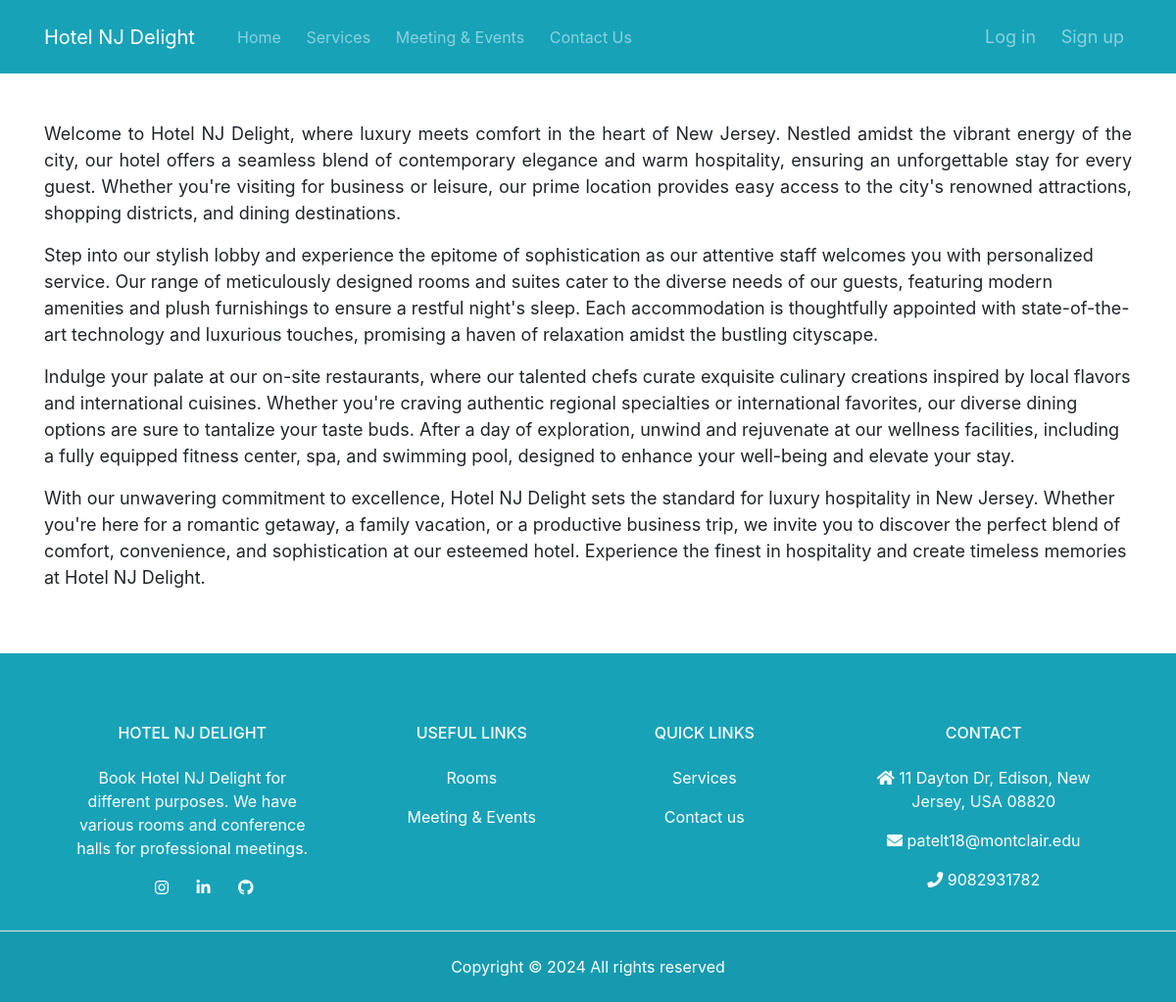
Before: / with the older database file.
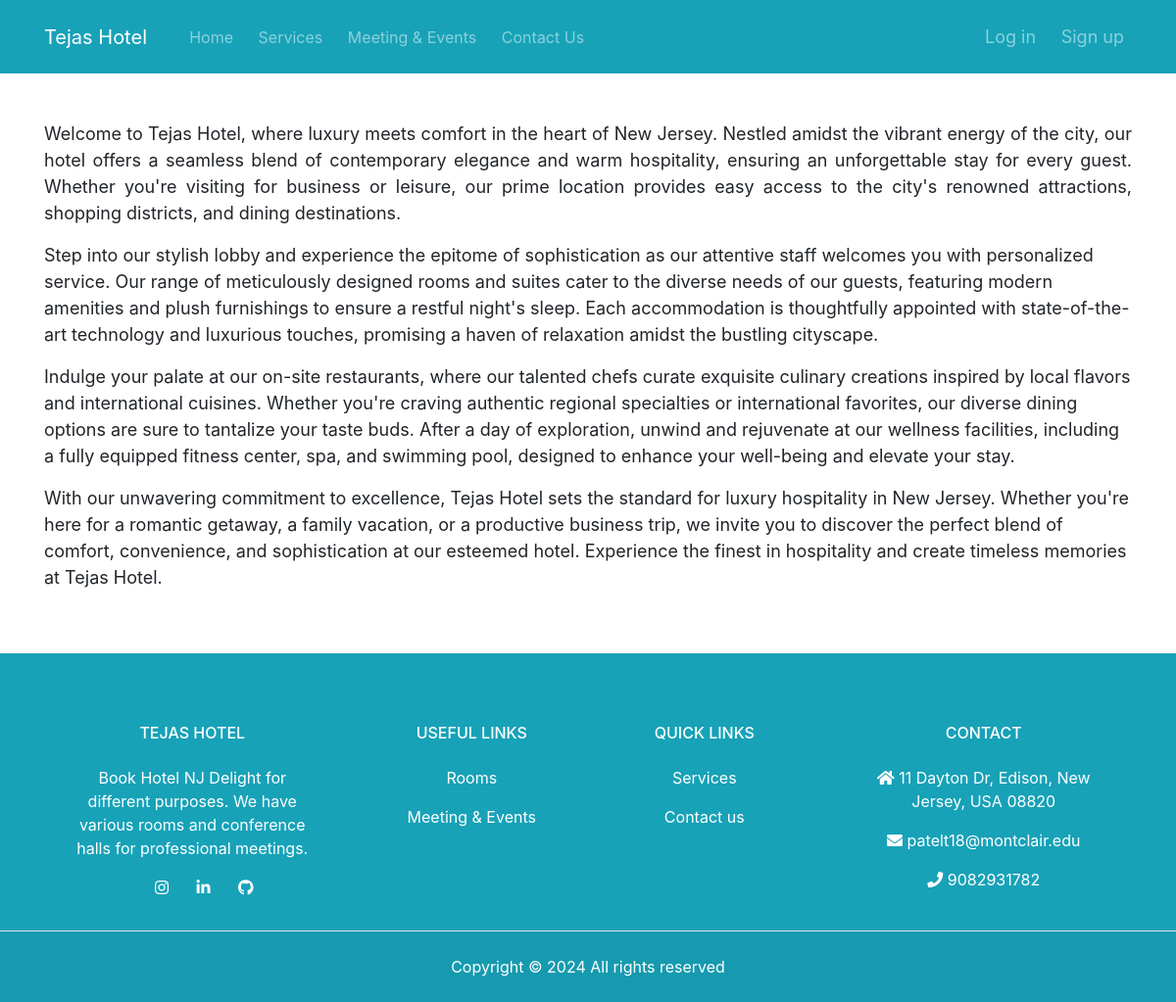
After: the same page with the newer database file.
### tables this page shows
CREATE TABLE `general_settings` (
  `ID` bigint(10) NOT NULL,
  `Name` text NOT NULL,
  `Address_line1` text NOT NULL,
  `Address_line2` text NOT NULL,
  `City` varchar(10) NOT NULL,
  `State` varchar(10) NOT NULL,
  `Country` varchar(10) NOT NULL,
  `Zip_code` varchar(6) NOT NULL,
  `Email` text NOT NULL,
  `Phone_number` bigint(10) NOT NULL,
  `Telephone_number` varchar(10) NOT NULL,
  `Description` text NOT NULL
);

### include/general.php (called while the page is built)
<?php
$SQL = "SELECT * FROM general_settings";
$query = mysqli_query($con, $SQL);
$general_setting = mysqli_fetch_assoc($query);
?>

### index.php (the view)
<?php include('include/header.php') ?>
<section class="py-5 white-section" id="introduction">
    <div class="container">
        <font size="4">
            <p class="text-justify">
                Welcome to
                <?php echo $general_setting['Name'] ?>, where luxury meets comfort in the heart of
                <?php echo $general_setting['State'] ?>. Nestled amidst the vibrant energy of the city, our hotel offers
                a
                seamless blend of contemporary elegance and warm hospitality, ensuring an unforgettable stay for every
                guest. Whether you're visiting for business or leisure, our prime location provides easy access to the
                city's renowned attractions, shopping districts, and dining destinations.
            </p>
            <p>
                Step into our stylish lobby and experience the epitome of sophistication as our attentive staff welcomes
                you
                with personalized service. Our range of meticulously designed rooms and suites cater to the diverse
                needs of
                our guests, featuring modern amenities and plush furnishings to ensure a restful night's sleep. Each
                accommodation is thoughtfully appointed with state-of-the-art technology and luxurious touches,
                promising a
                haven of relaxation amidst the bustling cityscape.
            </p>
            <p>
                Indulge your palate at our on-site restaurants, where our talented chefs curate exquisite culinary
                creations
                inspired by local flavors and international cuisines. Whether you're craving authentic regional
                specialties
                or international favorites, our diverse dining options are sure to tantalize your taste buds. After a
                day of
                exploration, unwind and rejuvenate at our wellness facilities, including a fully equipped fitness
                center,
                spa, and swimming pool, designed to enhance your well-being and elevate your stay.
            </p>
            <p>
                With our unwavering commitment to excellence,
                <?php echo $general_setting['Name'] ?> sets the standard for luxury hospitality in
                <?php echo $general_setting['State'] ?>. Whether you're here for a romantic getaway, a family vacation,
                or a
                productive business trip, we invite you to discover the perfect blend of comfort, convenience, and
                sophistication at our esteemed hotel. Experience the finest in hospitality and create timeless memories
                at
                <?php echo $general_setting['Name'] ?>.
            </p>
        </font>
    </div>
</section>
<?php include('include/footer.php') ?>

### include/header.php (shortened to what this page needs)
<!DOCTYPE html>
<html lang="en">
<head>
  <link rel="stylesheet" href="https://pro.fontawesome.com/releases/v5.10.0/css/all.css"/>
<link rel="stylesheet" href="https://maxcdn.bootstrapcdn.com/font-awesome/4.7.0/css/font-awesome.min.css">
<link rel="stylesheet" href="assets/css/bootstrap.min.css">
<link rel="stylesheet" href="assets/css/style.css">
<link rel="stylesheet" href="assets/css/form_style.css">
</head>
<body>
<?php
include('functions.php');
include('general.php');
  if(isset($user_details['FirstName'])){
  ?>
   <nav id="navbar_top" class="navbar navbar-expand-lg navbar-dark bg-dark" >
    <div class="container">
      <a class="navbar-brand " href="index.php"> <?php echo $general_setting['Name'] ?></a>
      <button class="navbar-toggler" type="button" data-toggle="collapse" data-target="#navbarResponsive" aria-controls="navbarResponsive" aria-expanded="false" aria-label="Toggle navigation">
            <span class="navbar-toggler-icon"></span>
          </button>
      <div class="collapse navbar-collapse" id="navbarResponsive">
        <ul class="navbar-nav">
          <li class="nav-item">
            <a class="nav-link"  href="index.php">Home</a>
          </li>
          <li class="nav-item">
            <a class="nav-link" href="service.php">Services</a>
          </li>
            <li class="nav-item dropdown">
          <a class="nav-link dropdown-toggle" href="#" id="navbarDropdownMenuLink" role="button" data-toggle="dropdown" aria-haspopup="true" aria-expanded="false">
            Booking
          </a>
          <div class="dropdown-menu" aria-labelledby="navbarDropdownMenuLink">
            <a class="dropdown-item" href="client/room.php">Rooms</a>
            <a class="dropdown-item" href="client/event.php">Events</a>
            <a class="dropdown-item" href="client/mybooking.php">My Bookings</a>
          </div>
          </li>
          <li class="nav-item">
            <a class="nav-link" href="events.php">Meeting & Events</a>
          </li>
          <li class="nav-item">
            <a class="nav-link" href="contact.php">Contact Us</a>
          </li>
          </ul >
        <ul class="navbar-nav ml-auto">
        <li class="nav-item dropdown">
        <a class="nav-link dropdown-toggle" href="#" id="navbarDropdownMenuLink"data-toggle="dropdown" aria-haspopup="true" aria-expanded="false">
          <?php echo $user_details['FirstName']; ?>
        </a>
        <div class="dropdown-menu" aria-labelledby="navbarDropdownMenuLink">
          <a class="dropdown-item" href="client/account.php">Edit Profile</a>
          <a class="dropdown-item" href="destroy.php">Log Out</a>
        </div>
      </li>
        </ul>
      </div>
    </div>
  </nav>
 <?php } else{ ?>
<nav id="navbar_top" class="navbar navbar-expand-lg navbar-dark bg-dark" >
    <div class="container">
      <a class="navbar-brand " href="index.php"> <?php echo $general_setting['Name'] ?></a>
      <div class="collapse navbar-collapse" id="navbarResponsive">
        <ul class="navbar-nav">
          <li class="nav-item">
            <a class="nav-link"  href="index.php">Home</a>
          </li>
          <li class="nav-item">
            <a class="nav-link" href="service.php">Services</a>
          </li>
          <li class="nav-item">
            <a class="nav-link" href="events.php">Meeting & Events</a>
          </li>
          <li class="nav-item">
            <a class="nav-link" href="contact.php">Contact Us</a>
          </li>
          </ul >
          <ul class="navbar-nav ml-auto">
           <li class="nav-item">
            <a class="nav-link " style="font-size: 18px !important;" href="login.php">Log in</a>
          </li>
           <li class="nav-item">
            <a class="nav-link" style="font-size: 18px !important;" href="signup.php">Sign up</a>
          </li>
        </ul>
      </div>
    </div>
  </nav>
 <?php } ?>

### include/footer.php (shortened to what this page needs)
<section id="footer">
  <footer class="text-center text-lg-start bg-dark text-white">
    <section class="d-flex justify-content-center justify-content-lg-between p-2 border-bottom">
      <div class="container text-center text-md-start mt-5">
        <div class="row mt-3">
          <div class="col-md-3 col-lg-4 col-xl-3 mx-auto mb-4">
            <h6 class="text-uppercase fw-bold mb-4">
              <?php echo $general_setting['Name'] ?>
            </h6>
            <p>
              <?php echo $general_setting['Description'] ?>
            </p>
            <div>
              <a href="https://instagram.com/tejaspatel9396" class="ml-4 text-reset">
                <i class="fab fa-instagram"></i>
              </a>
              <a href="https://www.linkedin.com/in/tejaspatel9396" class="ml-4 text-reset">
                <i class="fab fa-linkedin"></i>
              </a>
              <a href="https://github.com/TejasPatel007" class="ml-4 text-reset">
                <i class="fab fa-github"></i>
              </a>
            </div>
          </div>
          <div class="col-md-2 col-lg-2 col-xl-2 mx-auto mb-4">
            <h6 class="text-uppercase fw-bold mb-4">
              Useful Links
            </h6>
            <p>
              <a href="client/room.php" class="text-reset">Rooms</a>
            </p>
            <p>
              <a href="events.php" class="text-reset">Meeting & Events</a>
            </p>
          </div>
          <div class="col-md-3 col-lg-2 col-xl-2 mx-auto mb-4">
            <h6 class="text-uppercase fw-bold mb-4">
              Quick links
            </h6>
            <p>
              <a href="service.php" class="text-reset">Services</a>
            </p>
            <p>
              <a href="contact.php" class="text-reset">Contact us</a>
            </p>
          </div>
          <div class="col-md-4 col-lg-3 col-xl-3 mx-auto mb-md-0 mb-4">
            <h6 class="text-uppercase fw-bold mb-4">
              Contact
            </h6>
            <p><i class="fas fa-home me-3"></i>
              <a style="color: #ffffff; text-decoration: none;"
                href="http://maps.google.com/?q=<?php echo $general_setting['Address_line1'] ?>, <?php echo $general_setting['City'] ?>, <?php echo $general_setting['State'] ?>, <?php echo $general_setting['Country'] ?> <?php echo $general_setting['Zip_code'] ?>">
                <?php echo $general_setting['Address_line1'] ?>,
                <?php echo $general_setting['City'] ?>,
                <?php echo $general_setting['State'] ?>,
                <?php echo $general_setting['Country'] ?>
                <?php echo $general_setting['Zip_code'] ?>
              </a>
            </p>
            <p>
              <i class="fas fa-envelope me-3"></i>
              <a style="color: #ffffff; text-decoration: none;" href="mailto:<?php echo $general_setting['Email'] ?>">
                <?php echo $general_setting['Email'] ?>
              </a>
            </p>
            <p><i class="fas fa-phone me-3"></i>
              <a style="color: #ffffff; text-decoration: none;"
                href="tel:<?php echo $general_setting['Phone_number'] ?>">
                <?php echo $general_setting['Phone_number'] ?>
              </a>
            </p>
          </div>
        </div>
      </div>
    </section>
    <div class="text-center p-4" style="background-color: rgba(0, 0, 0, 0.05);">
      Copyright &copy;
      <script>document.write(new Date().getFullYear());</script> All rights reserved
    </div>
  </footer>
</section>
</body>
</html>

### assets/css/style.css (style rules this page uses)
.white-section { background: white; }
.nav-item { padding-left: 0.6rem; }
.navbar-nav { padding-left: 0.6rem; }
#navbar_top { padding: 1rem; transition: 0.4s; }

### assets/css/form_style.css (style rules this page uses)
body { min-height: 100vh; }

Changed rows visible on the page:
changed general_settings "New Jersey": Name "Hotel NJ Delight" → "Tejas Hotel"; Name "HOTEL NJ DELIGHT" → "TEJAS HOTEL"
